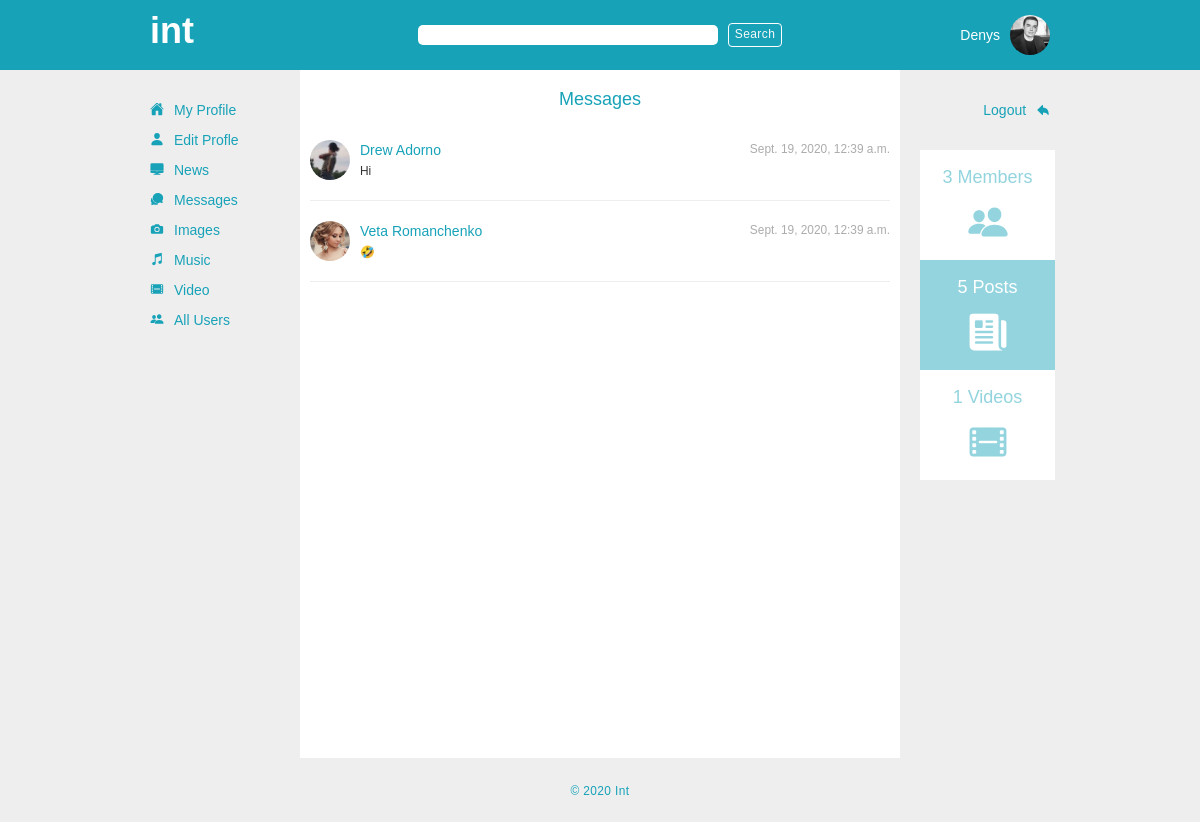
/messages/ (signed in), run on the app's committed database.
### app_one/models.py (models this page shows, shortened)
class User(models.Model):
    first_name = models.CharField(max_length = 255)
    last_name = models.CharField(max_length = 255)
    initials = 	models.CharField(max_length = 10, blank=True, null = True)
    birth_date = models.DateField(blank=True, null=True)
    avatar = models.ImageField(upload_to='avatars', default='avatars/no_avatar.png')	#upload to avatars is a directory inside media directory, it will go like media/avatars
    email = models.TextField()
    phone_num = models.CharField(default='', max_length = 255)
    about = models.TextField(default='')
    password = models.TextField()
    location = models.CharField(max_length = 255, blank=True, null = True)
    has_message=models.IntegerField(default=0)
    created_at = models.DateTimeField(auto_now_add = True)
    updated_at = models.DateTimeField(auto_now = True)
    objects = UserManager()

class Conversation(models.Model):
    title = models.CharField(max_length=255, default="title")
    users = models.ManyToManyField(User, related_name = 'conversations')
    created_at = models.DateTimeField(auto_now_add = True)
    updated_at = models.DateTimeField(auto_now = True)

class Message(models.Model):
    content = models.TextField(default = 'Hello')
    poster = models.ForeignKey(User, related_name = 'messages', on_delete=models.CASCADE)
    receivers= models.ManyToManyField(User, related_name ='inbox')
    conversation = models.ForeignKey(Conversation, related_name = 'messages', on_delete=models.CASCADE)
    created_at = models.DateTimeField(auto_now_add = True)
    updated_at = models.DateTimeField(auto_now = True)

### app_one/views.py (the view)
# urls.py: path('messages/', views.display_messages),
def display_messages(request):
    cur_user = User.objects.get(id = request.session['user_id'])
    conversations = cur_user.conversations.all().order_by('-updated_at')
    context = {
        'cur_user': cur_user,
        'conversations': conversations,
        'all_available_posts': Post.objects.all(),
        'all_users': User.objects.all(),
        'all_videos': Video_item.objects.all()
    }
    return render(request, 'display_conversations.html', context)

### app_one/templates/display_conversations.html (shortened to what this page needs)
{% load embed_video_tags %}
<!DOCTYPE html>
<html lang="en">
<head>
    {% include 'head.html' %}
</head>
<body>
    <div class="outer_container">
        {% include 'search.html' %}
        <div class="inner_container">
            <div class="inner">
                {% include 'navbar.html' %}
                <div class="message_container">
                    <div class="main_container">
                        <div class="page_title_container">
                            <h4>Messages</h4>
                        </div>
                        <div class="conversation_container">
                            {% for conversation in conversations %}
                                {% for friend in conversation.users.all %}
                                    {% if friend.id != cur_user.id %}
                                    <div class="post_header">
                                        <div class="friend_avatar">
                                            <a href="/chat/{{ conversation.id }}/{{friend.id}}/" ><img src="{{ MEDIA_URL }}{{ friend.avatar }}" alt="{{ friend.first_name}}'s avatar"></a>
                                        </div>
                                        <div class="poster">
                                            <div class="friend_info">
                                                <a href="/chat/{{ conversation.id }}/{{friend.id}}/" class="poster_name">{{ friend.first_name }} {{ friend.last_name }}</a>
                                                <small>{{ conversation.messages.last.created_at }}</small>
                                            </div>
                                            <div class="last_message">
                                                <small>{{ conversation.title|slice:":30" }}</small>
                                            </div>
                                        </div>
                                    </div>
                                    {% endif%}
                                {% endfor %}
                                <hr>
                            {% endfor %}
                        </div>
                    </div>
                </div>
                {% include 'sidebar.html' %}
            </div>
        </div>
    {% include 'footer.html' %}
    </div>
</body>
</html>

### app_one/templates/search.html (shortened to what this page needs)
<div id="search_bar_container">
    <div id="search_bar">
        <div class="logo_container">
            <a href="/dashboard/"><h1 class="logotip">int</h1></a>
        </div>
        <div class="form_search_container">
            <div class="form_items">
                <form action="/search/" method="GET" class="form-inline">
                    <input class="search_bar1" type="search" name="results">
                    <button class="btn btn-outline-light search_bar1_btn" type="submit">Search</button>
                </form>
            </div>
        </div>
        <div class="current_user_container">
            {% if request.session.user_id != null %}
            <div class="cur_user_name_container">
                <p><a href="/user/{{ cur_user.id }}/profile/">{{ cur_user.first_name }}</a></p>
            </div>
            <div class="cur_user_photo_container">
                <a href="/user/{{ cur_user.id }}/profile/"><img src="{{ MEDIA_URL }}{{ cur_user.avatar }}" alt="avatar"></a>
            </div>
            {% endif %}
        </div>
    </div>
</div>

### app_one/static/css/style.css (style rules this page uses)
* { margin: 0; padding: 0; -webkit-box-sizing: border-box; box-sizing: border-box; font-family: Arial, Helvetica, sans-serif; }
p { margin-top: 0; margin-bottom: 0; }
a { color: #17a2b8; }
.outer_container { width: 100%; height: 100%; min-height: 92vh; background-color: #eeeeee; }
#search_bar_container { width: 100%; height: 70px; background-color: #17a2b8; }
#search_bar_container #search_bar { width: 900px; height: 70px; margin: 0 auto; display: -webkit-box; display: -ms-flexbox; display: flex; -webkit-box-align: center; -ms-flex-align: center; align-items: center; -webkit-box-pack: justify; -ms-flex-pack: justify; justify-content: space-between; }
#search_bar_container #search_bar .logo_container { -webkit-box-flex: 1; -ms-flex: 1; flex: 1; color: #fff; padding-bottom: 18px; }
#search_bar_container #search_bar .logo_container a { color: #fff; }
#search_bar_container #search_bar .logo_container a .logotip { color: #fff; font-weight: 900; }
#search_bar_container #search_bar .form_search_container { -webkit-box-flex: 3; -ms-flex: 3; flex: 3; }
#search_bar_container #search_bar .form_search_container .form_items { display: -webkit-box; display: -ms-flexbox; display: flex; -webkit-box-align: center; -ms-flex-align: center; align-items: center; -ms-flex-pack: distribute; justify-content: space-around; }
#search_bar_container #search_bar .form_search_container .form_items form .search_bar1 { outline: none; border: none; min-width: 300px; border-radius: 5px; margin-right: 10px; }
#search_bar_container #search_bar .form_search_container .form_items form .search_bar1_btn { padding: 0; border: 1px solid #fff; font-size: 12px; padding: 2px 6px; letter-spacing: 0.4px; }
#search_bar_container #search_bar .current_user_container { -webkit-box-flex: 1; -ms-flex: 1; flex: 1; display: -webkit-box; display: -ms-flexbox; display: flex; -webkit-box-align: center; -ms-flex-align: center; align-items: center; -webkit-box-pack: end; -ms-flex-pack: end; justify-content: flex-end; }
#search_bar_container #search_bar .current_user_container .cur_user_name_container { margin-right: 10px; }
#search_bar_container #search_bar .current_user_container .cur_user_name_container p a { color: #fff; }
#search_bar_container #search_bar .current_user_container .cur_user_photo_container img { width: 40px; height: 40px; border-radius: 50%; -o-object-fit: cover; object-fit: cover; }
.inner_container { width: 900px; margin: auto; min-height: 86vh; }
.inner { display: -webkit-box; display: -ms-flexbox; display: flex; -webkit-box-pack: justify; -ms-flex-pack: justify; justify-content: space-between; width: 900px; margin: 0 auto; height: 100%; }
.main_container { background-color: #fff; width: 600px; margin: auto; min-height: 86vh; }
.main_container .page_title_container { padding: 10px; text-align: center; color: #17a2b8; font-weight: 900; }
.hydrated { visibility: inherit; margin-bottom: -2px; }
.conversation_container { padding: 10px; }
.post_header { display: -webkit-box; display: -ms-flexbox; display: flex; }
.post_header .friend_avatar { margin-right: 10px; }
.post_header .friend_avatar a img { width: 40px; height: 40px; border-radius: 50%; -o-object-fit: cover; object-fit: cover; }
.post_header .poster { display: -webkit-box; display: -ms-flexbox; display: flex; -webkit-box-orient: vertical; -webkit-box-direction: normal; -ms-flex-direction: column; flex-direction: column; width: 100%; }
.post_header .poster .friend_info { display: -webkit-box; display: -ms-flexbox; display: flex; -webkit-box-orient: horizontal; -webkit-box-direction: normal; -ms-flex-direction: row; flex-direction: row; -webkit-box-align: center; -ms-flex-align: center; align-items: center; -webkit-box-pack: justify; -ms-flex-pack: justify; justify-content: space-between; }
.post_header .poster .friend_info small { color: #acacac; }
.post_header .poster .last_message { margin-top: 0; }

### data on the page
User: first_name "Denys", avatar (picture)
Conversation: messages.last.created_at "Sept. 19, 2020, 12:39 a.m.", title "Hi"
User: avatar (picture), first_name "Drew", last_name "Adorno"
Conversation: messages.last.created_at "Sept. 19, 2020, 12:39 a.m.", title "🤣"
User: avatar (picture), first_name "Veta", last_name "Romanchenko"

### other printed values
{{ all_users.count }} "3"
{{ all_available_posts.count }} "5"
{{ all_videos.count }} "1"
